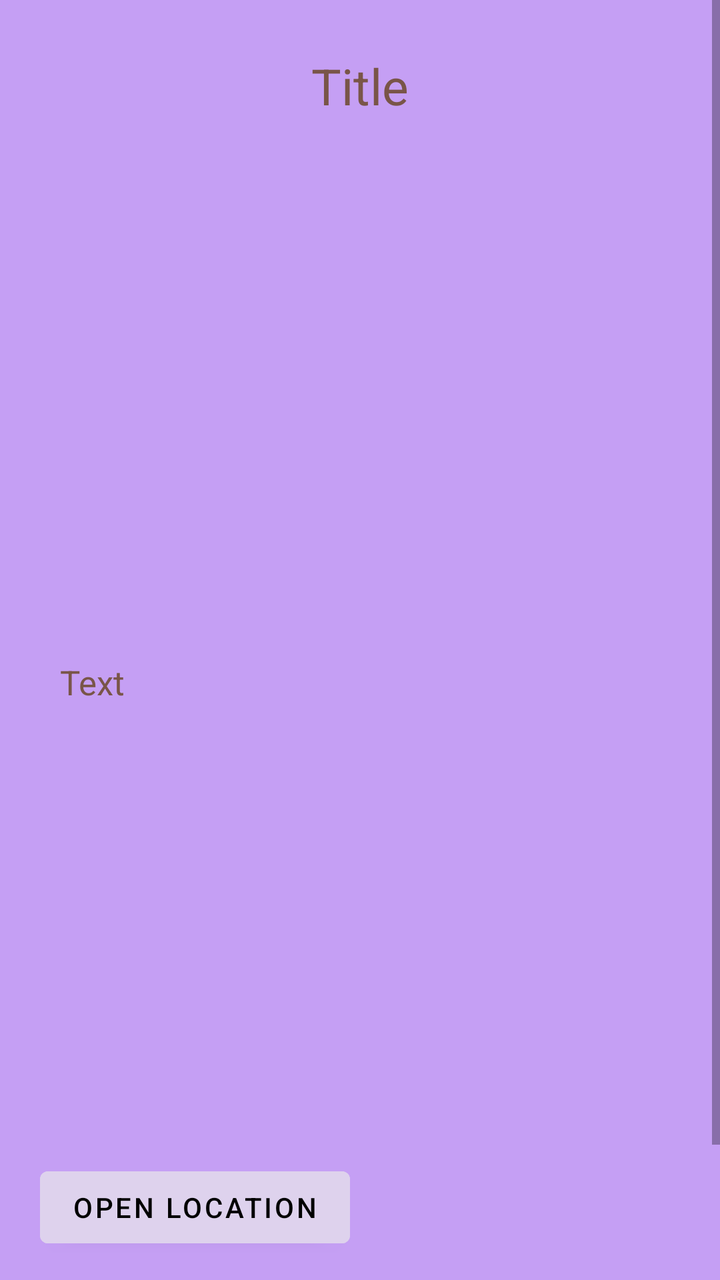
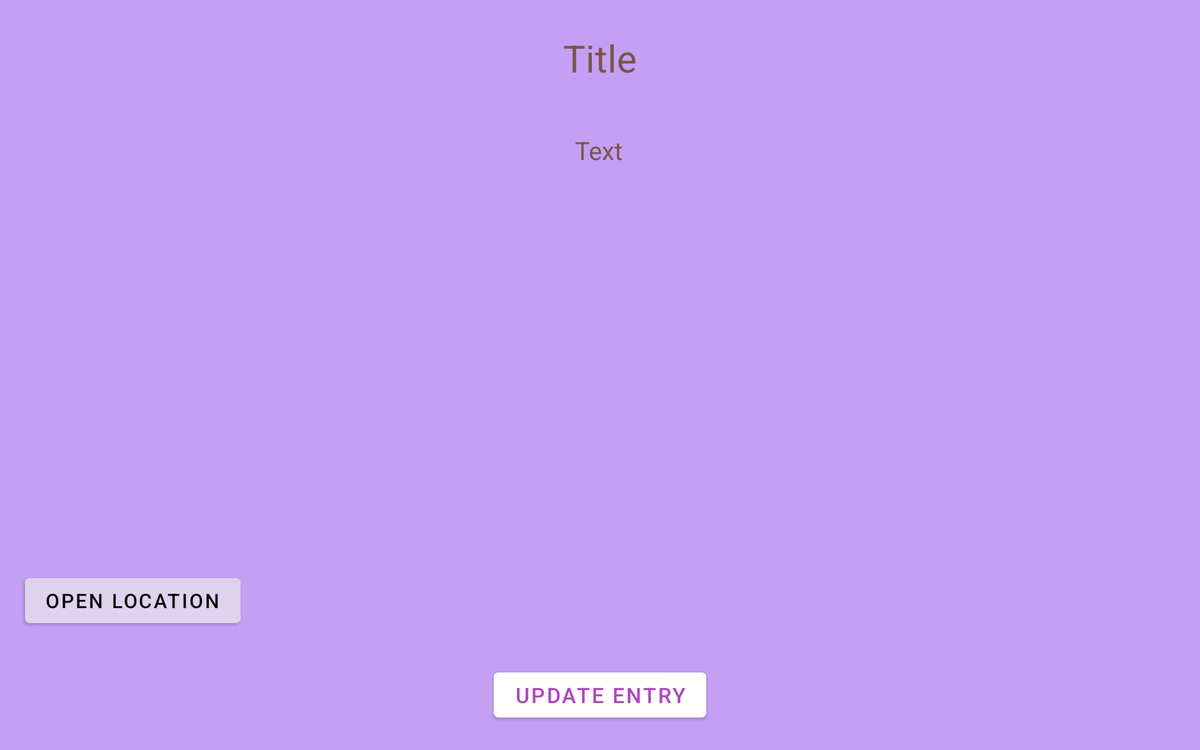

Two renders of one Android screen. The first uses the default layout on a phone; the second uses the alternative layout the repository ships for a different screen configuration, on a matching device. The two XML files are below.
<!-- AndroidManifest.xml: application theme Theme.DiaryApp -->
<!-- res/layout/fragment_entry_details.xml -->
<?xml version="1.0" encoding="utf-8"?>
<FrameLayout xmlns:android="http://schemas.android.com/apk/res/android"
    xmlns:app="http://schemas.android.com/apk/res-auto"
    xmlns:tools="http://schemas.android.com/tools"
    android:layout_width="match_parent"
    android:layout_height="match_parent"
    tools:context=".fragments.EntryDetailsFragment">

    <ScrollView
        android:layout_width="match_parent"
        android:layout_height="match_parent"
        android:fillViewport="true"
        android:id="@+id/entry_details_scrollview">

        <androidx.constraintlayout.widget.ConstraintLayout
            android:layout_width="match_parent"
            android:layout_height="match_parent"
            android:background="@color/background_color">

            <TextView
                android:id="@+id/entrytitle"
                android:layout_width="0dp"
                android:layout_height="wrap_content"
                android:layout_marginTop="16dp"
                android:gravity="center"
                android:minHeight="48dp"
                android:padding="10dp"
                android:textSize="25sp"
                android:textColor="@color/titletextview_color"
                android:background="@drawable/update_click_view"
                android:text="@string/title"
                app:layout_constraintEnd_toEndOf="parent"
                app:layout_constraintHorizontal_bias="1.0"
                app:layout_constraintStart_toStartOf="parent"
                app:layout_constraintTop_toTopOf="parent"
                tools:ignore="TextContrastCheck" />

            <TextView
                android:id="@+id/entrytext"
                android:layout_width="0dp"
                android:layout_height="240dp"
                android:layout_marginStart="20dp"
                android:layout_marginTop="10dp"
                android:layout_marginEnd="20dp"
                android:background="@drawable/update_click_view"
                android:gravity="top"
                android:inputType="textMultiLine"
                android:padding="10dp"
                android:scrollbars="vertical"
                android:overScrollMode="always"
                android:scrollbarStyle="insideInset"
                android:text="Text"
                android:textColor="@color/titletextview_color"
                android:textSize="17sp"
                app:layout_constraintEnd_toEndOf="parent"
                app:layout_constraintHorizontal_bias="0.0"
                app:layout_constraintStart_toStartOf="parent"
                app:layout_constraintTop_toBottomOf="@+id/entryimage" />

            <ImageView
                android:id="@+id/entryimage"
                android:layout_width="0dp"
                android:layout_height="220dp"
                android:layout_marginStart="20dp"
                android:layout_marginTop="20dp"
                android:layout_marginEnd="20dp"
                android:contentDescription="@string/uploadedimage"
                app:layout_constraintEnd_toEndOf="parent"
                app:layout_constraintHorizontal_bias="0.496"
                app:layout_constraintStart_toStartOf="parent"
                app:layout_constraintTop_toBottomOf="@+id/entrytitle" />

            <Button
                android:id="@+id/updatebtn"
                android:layout_width="wrap_content"
                android:layout_height="wrap_content"
                android:layout_marginBottom="20dp"
                android:backgroundTint="@color/button_background_tint"
                android:text="@string/update_entry"
                android:textColor="@color/button_text_color"
                app:layout_constraintBottom_toBottomOf="parent"
                app:layout_constraintEnd_toEndOf="parent"
                app:layout_constraintStart_toStartOf="parent" />

            <Button
                android:id="@+id/open_locationbtn"
                android:layout_width="wrap_content"
                android:layout_height="wrap_content"
                android:layout_marginTop="20dp"
                android:layout_marginBottom="20dp"
                android:backgroundTint="#DED2ED"
                android:text="Open location"
                android:textColor="@color/black"
                app:layout_constraintBottom_toTopOf="@+id/updatebtn"
                app:layout_constraintStart_toStartOf="@+id/entrytext"
                app:layout_constraintTop_toBottomOf="@+id/entrytext" />

        </androidx.constraintlayout.widget.ConstraintLayout>
    </ScrollView>

</FrameLayout>
<!-- resources referenced by this layout -->
<resources>
  <color name="background_color">#C59FF4</color>
  <color name="black">#FF000000</color>
  <color name="button_background_tint">#FFFFFFFF</color>
  <color name="button_text_color">#AB47BC</color>
  <color name="titletextview_color">#795548</color>
  <!-- drawable update_click_view (drawable) -->
  <?xml version="1.0" encoding="utf-8"?>
  <selector xmlns:android="http://schemas.android.com/apk/res/android">
  
      <item android:state_enabled="true" android:state_focused="true">
          <shape android:shape="rectangle">
              <solid android:color="@color/item_view_color"/>
              <corners android:radius="10dp"/>
              <stroke android:color="@color/custom_input_color" android:width="1dp"/>
          </shape>
      </item>
  
  </selector>
  <string name="title">Title</string>
  <string name="update_entry">Update entry</string>
  <string name="uploadedimage">uploadedimage</string>
  <style name="Theme.DiaryApp" parent="Theme.MaterialComponents.DayNight.NoActionBar">
          
          <item name="colorPrimary">@color/purple_500</item>
          <item name="colorPrimaryVariant">@color/purple_700</item>
          <item name="colorOnPrimary">@color/white</item>
          
          <item name="colorSecondary">@color/teal_200</item>
          <item name="colorSecondaryVariant">@color/teal_700</item>
          <item name="colorOnSecondary">@color/black</item>
          
          <item name="android:statusBarColor" tools:targetApi="l">?attr/colorPrimaryVariant</item>
          
      </style>
  <color name="item_view_color">#FFFFFFFF</color>
  <color name="custom_input_color">@color/purple_500</color>
  <color name="purple_500">#FF6200EE</color>
  <color name="purple_700">#FF3700B3</color>
  <color name="white">#FFFFFFFF</color>
  <color name="teal_200">#FF03DAC5</color>
  <color name="teal_700">#FF018786</color>
</resources>
<!-- res/layout-sw600dp-land/fragment_entry_details.xml (the repository's variant of the layout above) -->
<!-- drawn on a 7-inch tablet turned sideways -->
<?xml version="1.0" encoding="utf-8"?>
<FrameLayout xmlns:android="http://schemas.android.com/apk/res/android"
    xmlns:app="http://schemas.android.com/apk/res-auto"
    xmlns:tools="http://schemas.android.com/tools"
    android:layout_width="match_parent"
    android:layout_height="match_parent"
    tools:context=".fragments.EntryDetailsFragment">

    <ScrollView
        android:layout_width="match_parent"
        android:layout_height="match_parent"
        android:fillViewport="true"
        android:id="@+id/entry_details_scrollview">

        <androidx.constraintlayout.widget.ConstraintLayout
            android:layout_width="match_parent"
            android:layout_height="match_parent"
            android:background="@color/background_color">

            <TextView
                android:id="@+id/entrytitle"
                android:layout_width="0dp"
                android:layout_height="wrap_content"
                android:layout_marginTop="16dp"
                android:background="@drawable/update_click_view"
                android:gravity="center"
                android:minHeight="48dp"
                android:padding="10dp"
                android:text="@string/title"
                android:textColor="@color/titletextview_color"
                android:textSize="30sp"
                app:layout_constraintEnd_toEndOf="parent"
                app:layout_constraintHorizontal_bias="1.0"
                app:layout_constraintStart_toStartOf="parent"
                app:layout_constraintTop_toTopOf="parent"
                tools:ignore="TextContrastCheck" />

            <TextView
                android:id="@+id/entrytext"
                android:layout_width="0dp"
                android:layout_height="240dp"
                android:layout_marginStart="30dp"
                android:layout_marginEnd="20dp"
                android:background="@drawable/update_click_view"
                android:gravity="top"
                android:inputType="textMultiLine"
                android:overScrollMode="always"
                android:padding="10dp"
                android:scrollbarStyle="insideInset"
                android:scrollbars="vertical"
                android:text="Text"
                android:textColor="@color/titletextview_color"
                android:textSize="20sp"
                app:layout_constraintEnd_toEndOf="parent"
                app:layout_constraintStart_toEndOf="@+id/entryimage"
                app:layout_constraintTop_toTopOf="@+id/entryimage" />

            <ImageView
                android:id="@+id/entryimage"
                android:layout_width="400dp"
                android:layout_height="330dp"
                android:layout_marginStart="20dp"
                android:layout_marginTop="20dp"
                android:contentDescription="@string/uploadedimage"
                app:layout_constraintStart_toStartOf="parent"
                app:layout_constraintTop_toBottomOf="@+id/entrytitle" />

            <Button
                android:id="@+id/updatebtn"
                android:layout_width="wrap_content"
                android:layout_height="wrap_content"
                android:layout_marginBottom="20dp"
                android:backgroundTint="@color/button_background_tint"
                android:text="@string/update_entry"
                android:textColor="@color/button_text_color"
                android:textSize="17sp"
                app:layout_constraintBottom_toBottomOf="parent"
                app:layout_constraintEnd_toEndOf="parent"
                app:layout_constraintStart_toStartOf="parent" />

            <Button
                android:id="@+id/open_locationbtn"
                android:layout_width="wrap_content"
                android:layout_height="wrap_content"
                android:layout_marginStart="20dp"
                android:layout_marginTop="30dp"
                android:backgroundTint="#DED2ED"
                android:text="Open location"
                android:textColor="@color/black"
                android:textSize="16sp"
                app:layout_constraintStart_toStartOf="parent"
                app:layout_constraintTop_toBottomOf="@+id/entryimage" />

        </androidx.constraintlayout.widget.ConstraintLayout>
    </ScrollView>

</FrameLayout>
